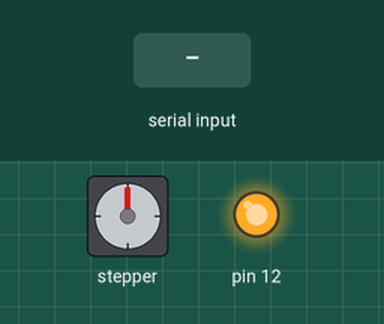
Simulated run of this sketch. Board: Arduino Uno, built with avr-gcc and run on an emulated ATmega328P. Parts: stepper motor, output pins drawn as LEDs (lit = HIGH). The test bench sets the inputs (shaded band). Stepper angles assume 200 steps per turn.

Above: at 1.2 s.
1.3 s: "90,45\n" received over Serial
At 3.5 s:
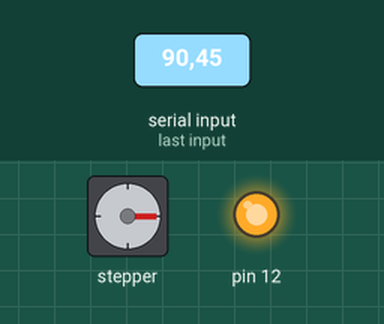
4.3 s: "200\n" received over Serial
At 6.9 s:
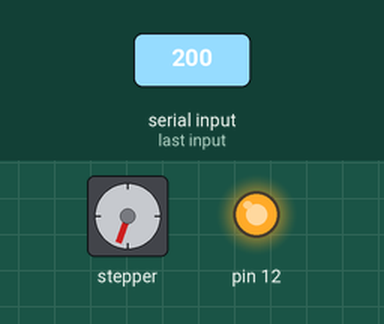
7.3 s: "30,150\n" received over Serial
At 9.6 s:
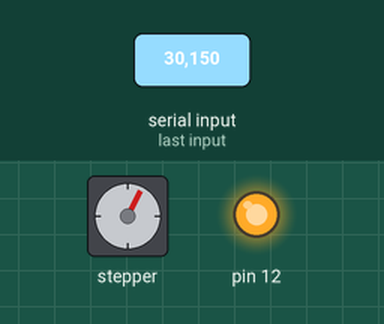
Timing chart, 0 to 11.1 s (numbered marks = the images above; inputs shaded):
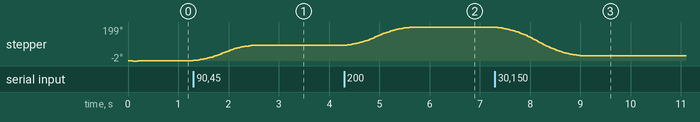

The sketch:

PositionControl.ino
```cpp
#include <Wire.h> //This is for i2C
#include <AccelStepper.h>

int stepPin = 3;
int dirPin = 2;

AccelStepper motor1(1, stepPin, dirPin);

// i2C OLED
#define I2C_ADDRESS 0x3C
#define RST_PIN -1
float OLEDTimer = 0; //Timer for the screen refresh
//I2C pins:
//STM32: SDA: PB7 SCL: PB6
//Arduino: SDA: A4 SCL: A5

//---------------------------------------------------------------------------
//Magnetic sensor things
int magnetStatus = 0; //value of the status register (MD, ML, MH)

int lowbyte; //raw angle 7:0
word highbyte; //raw angle 7:0 and 11:8
int rawAngle; //final raw angle
float degAngle; //raw angle in degrees (360/4096 * [value between 0-4095])

int quadrantNumber, previousquadrantNumber; //quadrant IDs
float numberofTurns = 0; //number of turns
float correctedAngle = 0; //tared angle - based on the startup value
float startAngle = 0; //starting angle
float totalAngle = 0; //total absolute angular displacement
float previoustotalAngle = 0; //for the display printing

float degree = 0;
int input;

const byte numChars = 32;
char receivedChars[numChars];   // an array to store the received data

bool newData = false;

int dataNumber = 0;             // new for this version

void setup()
{
  motor1.setMaxSpeed(800);
  pinMode(12, OUTPUT);
  digitalWrite(12,HIGH);
  Serial.begin(115200); //start serial - tip: don't use serial if you don't need it (speed considerations)
  Wire.begin(); //start i2C
	Wire.setClock(800000L); //fast clock

  // checkMagnetPresence(); //check the magnet (blocks until magnet is found)

  // ReadRawAngle(); //make a reading so the degAngle gets updated
  // startAngle = degAngle; //update startAngle with degAngle - for taring


  //------------------------------------------------------------------------------
  motor1.setSpeed(900);
  motor1.setAcceleration(100);

}

void loop()
{
    // ReadRawAngle(); //ask the value from the sensor
    // correctAngle(); //tare the value
    // checkQuadrant(); //check quadrant, check rotations, check absolute angular position
    // refreshDisplay();

    // ReadValue();
    // SetDegree();
    //Serial.println(degree);

    //delay(100); //wait a little - adjust it for "better resolution"
    // Serial.print("Total angle: ");
    // Serial.println(totalAngle, 2); //absolute position of the motor expressed in degree angles, 2 digits

    motor1.moveTo(degree);
    motor1.run();


    recvWithEndMarker();
    showNewNumber();
}

// void ReadValue(){
//   if (Serial.available() > 0){
//     input = Serial.read();
//     newData = true;
//   }
// }

// void SetDegree(){
//   if(newData){
//     if(input == 'f'){
//       degree = 200;
//     }
//     else if(input == 'b'){
//       degree = -200;
//     }
//   }
//   newData = false;
// }

void recvWithEndMarker() {
    static byte ndx = 0;
    char endMarker = '\n';
    char rc;

    if (Serial.available() > 0) {
        rc = Serial.read();

        if (rc != endMarker) {
            receivedChars[ndx] = rc;
            ndx++;
            if (ndx >= numChars) {
                ndx = numChars - 1;
            }
        }
        else {
            receivedChars[ndx] = '\0'; // terminate the string
            ndx = 0;
            newData = true;
        }
    }
}

void showNewNumber() {
    if (newData == true) {
        dataNumber = 0;             // new for this version
        dataNumber = atoi(receivedChars);   // new for this version
        degree = dataNumber/1.8;
        newData = false;
    }
}
```

Measured:
- after the input at 1.3 s, stepper: turns 90° clockwise in 1.2 s, starting at once
- after the input at 4.3 s, stepper: turns 109° clockwise in 1.4 s, starting at once
- after the input at 7.3 s, stepper: turns 171° counter-clockwise in 1.8 s, starting at once
